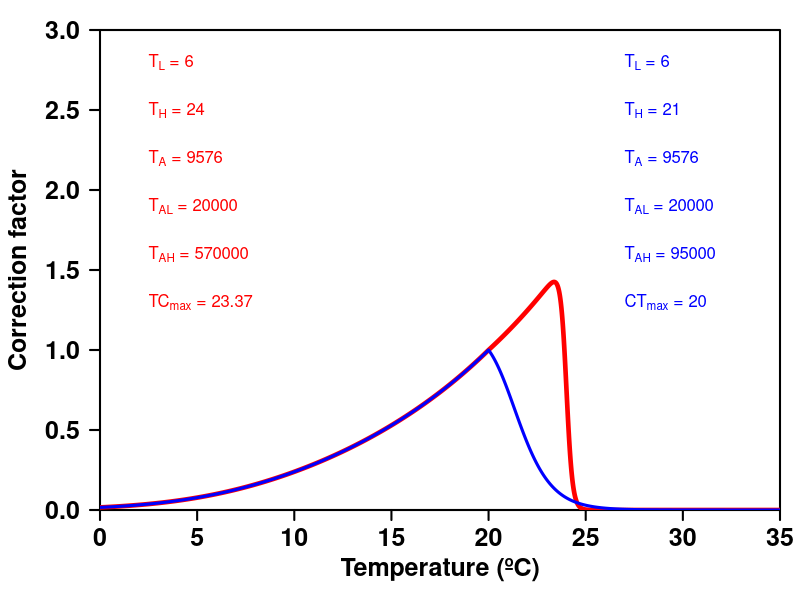

Source code (R):
#=============================================================================#
# Name   : CT_curves_Engraulis_ringens
# Author : Jorge Flores-Valiente
# Date   : 
# Version:
# Aim    : Calculate and plot CT curve for DEB model
# URL    : 
#=============================================================================#
dirpath  <- 'C:/Users/jflores/Desktop/'
out_name <- 'CTcurves_Engraulis_ringens'

T_K    <- 273.15;     # Kelvin
T_ref  <- 20 + T_K;   # Kelvin
T_A    <- 9576

# Temperature range
Temp   <- seq(from = 0, to = 35, by = 0.01) + T_K; # Kelvin

text_size <- 1
CT_out <- matrix(data = NA, ncol = 4, nrow = length(Temp))
#=============================================================================#
#===================== Do not change anything from here ======================#
#=============================================================================#
png(filename = paste0(dirpath, out_name, '.png'), width = 850, height = 550, res = 120)
par(mar = c(4.5,5,1.5,1))
plot(Temp, type = 'n', axes = F, xlab = '', ylab = '', xaxs = 'i', yaxs = 'i', xlim = c(0,35), ylim = c(0,3))
axis(1, font = 2, lwd.ticks = 2, cex = 2, cex.axis = 1.5)
axis(2, font = 2, lwd.ticks = 2, cex = 2, cex.axis = 1.5, las = 2)
box(lwd = 2)
mtext(side = 1, line = 2.5, font = 2, cex = 1.5, text = 'Temperature (ºC)')
mtext(side = 2, line = 3.5, font = 2, cex = 1.5, text = 'Correction factor')

#===== CASE 1 =====#
# Parameters
T_L  <- 6 + T_K  # K Lower temp boundary
T_H  <- 21 + T_K # K Upper temp boundary
T_A  <- T_A      # K Arrhenius temperature
T_AL <- 20000    # K Arrh. temp for lower boundary
T_AH <- 190000/2 # K Arrh. temp for upper boundary

s_A = exp(T_A/T_ref - T_A/Temp)  # Arrhenius factor

# 1-parameter correction factor
CT_1 = s_A

# 5-parameter correction factor
if(T_L > T_ref || T_H < T_ref){
  warning('Warning : invalid parameter combination, T_L > T_ref and/or T_H < T_ref\n')
}

s_L_ratio <- (1 + exp(T_AL/T_ref - T_AL/T_L)) / (1 + exp(T_AL/Temp - T_AL/T_L))
s_H_ratio <- (1 + exp(T_AH/T_H - T_AH/T_ref)) / (1 + exp(T_AH/T_H - T_AH/Temp))
CT_5      <- s_A * ((Temp <= T_ref) * s_L_ratio + (Temp > T_ref) * s_H_ratio)
CT_ring1  <- CT_5

text(27, 2.8, adj = 0, font = 2, col = 'blue', cex = text_size, bquote(paste('T'[L]*' = ',  .(T_L-T_K))))
text(27, 2.5, adj = 0, font = 2, col = 'blue', cex = text_size, bquote(paste('T'[H]*' = ',  .(T_H-T_K))))
text(27, 2.2, adj = 0, font = 2, col = 'blue', cex = text_size, bquote(paste('T'[A]*' = ',  .(T_A))))
text(27, 1.9, adj = 0, font = 2, col = 'blue', cex = text_size, bquote(paste('T'[AL]*' = ', .(T_AL))))
text(27, 1.6, adj = 0, font = 2, col = 'blue', cex = text_size, bquote(paste('T'[AH]*' = ', .(T_AH))))
text(27, 1.3, adj = 0, font = 2, col = 'blue', cex = text_size, bquote(paste('CT'[max]*' = ', .(Temp[which.max(CT_5)]-T_K))))

#===== CASE 2 =====#
# Parameters
T_L  <- 6 + T_K  # K Lower temp boundary
T_H  <- 24 + T_K # K Upper temp boundary
T_A  <- T_A      # K Arrhenius temperature
T_AL <- 20000    # K Arrh. temp for lower boundary
T_AH <- 190000*3 # K Arrh. temp for upper boundary

s_A = exp(T_A/T_ref - T_A/Temp)  # Arrhenius factor

# 1-parameter correction factor
CT_1 = s_A

# 5-parameter correction factor
if(T_L > T_ref || T_H < T_ref){
  warning('Warning : invalid parameter combination, T_L > T_ref and/or T_H < T_ref\n')
}

s_L_ratio <- (1 + exp(T_AL/T_ref - T_AL/T_L)) / (1 + exp(T_AL/Temp - T_AL/T_L))
s_H_ratio <- (1 + exp(T_AH/T_H - T_AH/T_ref)) / (1 + exp(T_AH/T_H - T_AH/Temp))
CT_5      <- s_A * ((Temp <= T_ref) * s_L_ratio + (Temp > T_ref) * s_H_ratio)
CT_ring2  <- CT_5

text(2.5, 2.8, adj = 0, font = 2, col = 'red', cex = text_size, bquote(paste('T'[L]*' = ',  .(T_L-T_K))))
text(2.5, 2.5, adj = 0, font = 2, col = 'red', cex = text_size, bquote(paste('T'[H]*' = ',  .(T_H-T_K))))
text(2.5, 2.2, adj = 0, font = 2, col = 'red', cex = text_size, bquote(paste('T'[A]*' = ',  .(T_A))))
text(2.5, 1.9, adj = 0, font = 2, col = 'red', cex = text_size, bquote(paste('T'[AL]*' = ', .(T_AL))))
text(2.5, 1.6, adj = 0, font = 2, col = 'red', cex = text_size, bquote(paste('T'[AH]*' = ', .(T_AH))))
text(2.5, 1.3, adj = 0, font = 2, col = 'red', cex = text_size, bquote(paste('TC'[max]*' = ', .(Temp[which.max(CT_5)]-T_K))))

lines(Temp - T_K, CT_ring2, lwd = 4.5, col = 'red')
lines(Temp - T_K, CT_ring1, lwd = 3.0, col = 'blue')

dev.off()

CT_out[,1] <- CT_ring1
CT_out[,2] <- CT_ring2
CT_out[,3] <- Temp - T_K
CT_out[,4] <- 'E. ringens'
colnames(CT_out) <- c('Case1', 'Case2', 'Temp', 'sp')
ringens <- as.data.frame(CT_out)
#=============================================================================#
# END OF PROGRAM
#=============================================================================#